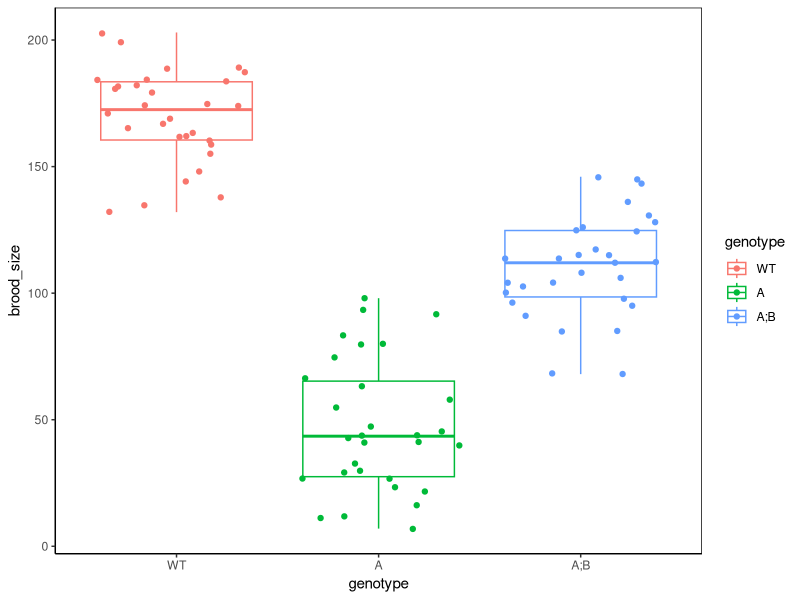
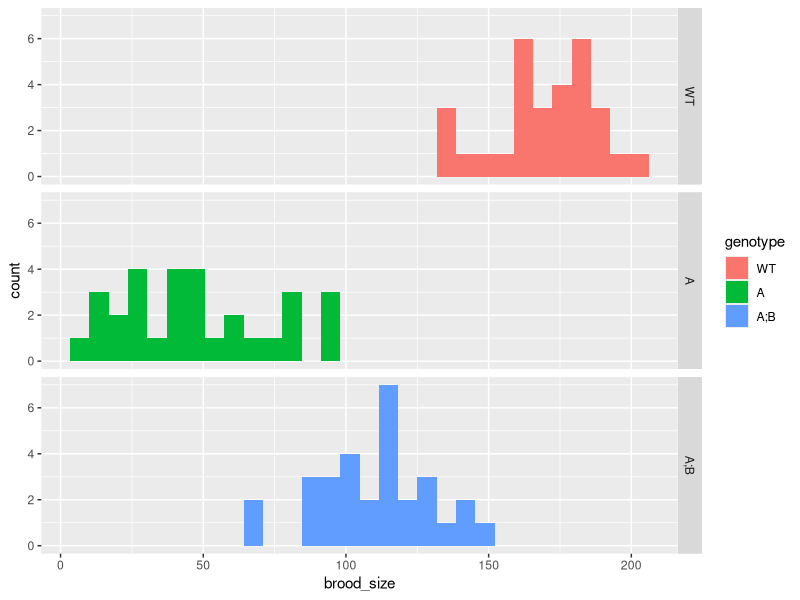
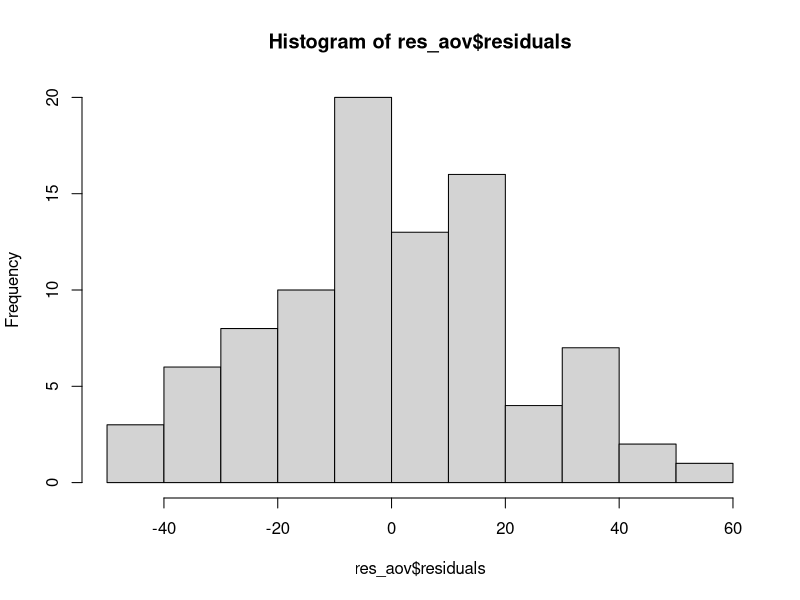
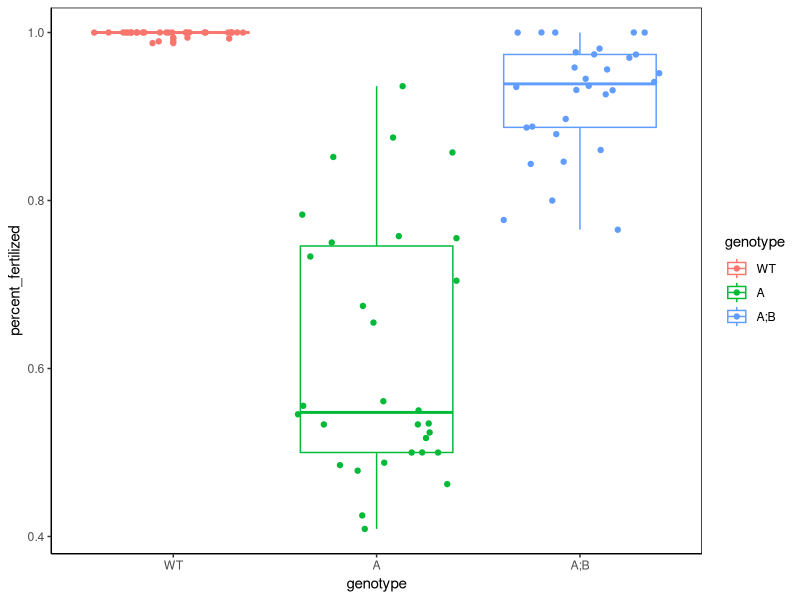
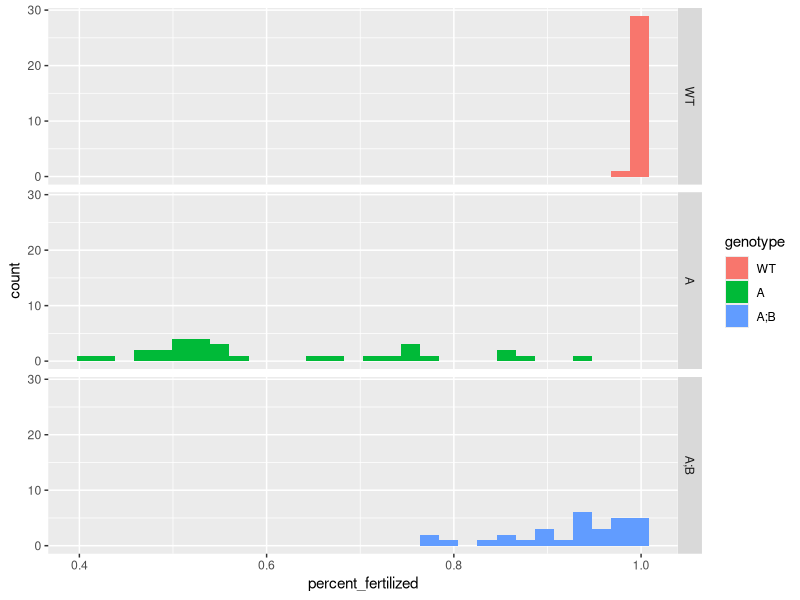

Write R code to recreate these figures, in order.
## ---- chunk 1
knitr::opts_chunk$set(echo = TRUE)
library(ggplot2)
library(dplyr)
## ---- chunk 2
anova_data <- read.csv("Ce_mel28_Emb_Ste.csv")
anova_data$genotype = factor(anova_data$genotype, levels=c("WT", "A", "A;B"))

# anova_data <- read.csv("Ce_mel28_Emb_Ste.csv", stringsAsFactors = TRUE)
# relevel(anova_data$genotype,"WT")

str(anova_data)
head(anova_data)
## ---- chunk 3
ggplot(anova_data, aes(x= genotype, y= brood_size, color= genotype)) +
  geom_boxplot() +
  geom_jitter() +
  theme_classic() +
  theme(panel.border=element_rect(colour="black",fill=NA))
## ---- chunk 4
ggplot(anova_data, aes(x = brood_size, fill = genotype)) +
  geom_histogram() +
  # theme_classic() +
  # theme(panel.border=element_rect(colour="black",fill=NA)) + 
  facet_grid(genotype ~ .)
## ---- chunk 5
anova_WT = anova_data[anova_data$genotype == "WT","brood_size"]
anova_A  = anova_data[anova_data$genotype == "A","brood_size"]
anova_AB = anova_data[anova_data$genotype == "A;B","brood_size"]

shapiro.test(anova_WT)
shapiro.test(anova_A)
shapiro.test(anova_AB)
## ---- chunk 6
var.test(anova_WT, anova_A)
var.test(anova_WT, anova_AB)
var.test(anova_A, anova_AB)

bartlett.test(brood_size ~ genotype, anova_data)
## ---- chunk 7
## Base R methods =========================================================== ##
# SS_error
anova_WT_sum <- sum((anova_WT - mean(anova_WT))^2)
anova_A_sum  <- sum((anova_A  - mean(anova_A))^2)
anova_AB_sum <- sum((anova_AB - mean(anova_AB))^2)

SS_error <- anova_WT_sum + anova_A_sum + anova_AB_sum

## SS_group
mean_all = mean(anova_data$brood_size) # total mean for all data points

SS_group <- length(anova_WT) * (mean(anova_WT) - mean_all)^2 +
  length(anova_A) * (mean(anova_A) - mean_all)^2 +
  length(anova_AB) * (mean(anova_AB) - mean_all)^2 

## dplyr methods ============================================================ ##

# SS_error: first get individual values, then sum across them
#   (could do this in one step, but a bit less confusing this way)
SSE = anova_data %>% 
  group_by(genotype) %>%
  summarize(ss = (brood_size - mean(brood_size))^2)

SSE = SSE %>%
  group_by(genotype) %>% summarize(sum = sum(ss)) %>% 
  select(sum) %>% sum

## SS_group
mean_all = mean(anova_data$brood_size) # total mean for all data points

SSG = anova_data %>% 
  group_by(genotype) %>% 
  summarize(ss = length(brood_size)*(mean(brood_size) - mean_all)^2) %>% 
  select(ss) %>% sum
## ---- chunk 8
## general method to get df for any number of groups from long data ========= ##
# degrees of freedom for SS_error (30*3 - 3 = 87)
df_error = anova_data %>% 
  group_by(genotype) %>% 
  summarize(df = (length(brood_size) - 1)) %>% 
  select(df) %>% 
  sum %>% 
  unlist
df_error

# degrees of freedom for SS_groups (3 - 1 = 2)
df_group = anova_data %>% 
  select(genotype) %>% 
  unique %>% nrow - 1
df_group

# F-statistic
MS_error <- SS_error/df_error # same as sum(per-group variance)
MS_error
MS_group <- SS_group/df_group
MS_group

Fstat <- MS_group/MS_error
Fstat

# p-value using CDF for F-statistic
pf(Fstat, df_group, df_error, lower.tail = F )
## ---- chunk 9
# anova for lm of brood_size ~ genotype
anova_lm = lm(anova_data$brood_size ~ anova_data$genotype)
anova(anova_lm)
anova(anova_lm)$"Pr(>F)"
## ---- chunk 10
summary(anova_lm)
## ---- chunk 11
# aov for brood_size ~ genotype
aov(anova_data$brood_size ~ anova_data$genotype)
## ---- chunk 12
# Tukey's honest significant difference test
TukeyHSD(aov(anova_data$brood_size ~ anova_data$genotype))
## ---- chunk 13
res_aov <- aov(brood_size ~ genotype, data = anova_data)
hist(res_aov$residuals)
shapiro.test(res_aov$residuals)
## ---- chunk 14
oneway.test(brood_size ~ genotype, data = anova_data, var.equal = FALSE)
oneway.test(brood_size ~ genotype, data = anova_data, var.equal = FALSE)$p.value
## ---- chunk 15
anova_data = anova_data %>% mutate(percent_fertilized = fertilized/brood_size)

ggplot(anova_data, aes(x= genotype, y= percent_fertilized, 
                       color= genotype)) +
  geom_boxplot() +
  geom_jitter() +
  theme_classic() +
  theme(panel.border=element_rect(colour="black",fill=NA))
## ---- chunk 16
anova_WT = anova_data[anova_data$genotype == "WT","percent_fertilized"]
anova_A  = anova_data[anova_data$genotype == "A","percent_fertilized"]
anova_AB = anova_data[anova_data$genotype == "A;B","percent_fertilized"]

shapiro.test(anova_WT)
shapiro.test(anova_A)
shapiro.test(anova_AB)

ggplot(anova_data, aes(x = percent_fertilized, fill = genotype)) +
  geom_histogram() +
  facet_grid(genotype ~ .)

## ---- chunk 17
kruskal.test(percent_fertilized ~ genotype, data = anova_data)
kruskal.test(percent_fertilized ~ genotype, data = anova_data)$p.value

pairwise.wilcox.test(anova_data$percent_fertilized, anova_data$genotype,
                     p.adjust.method = "BH")
## ---- chunk 18
# first, check the documentation
help(power.anova.test)

# compute the power
power.anova.test(groups=3, 
                 n=30, 
                 within.var=SS_error, 
                 between.var=SS_group, 
                 power=NULL,
                 sig.level=0.05)
## ---- chunk 19
# compute the required sample size
power.anova.test(groups=3, 
                 n=NULL,
                 within.var=SS_error, 
                 between.var=SS_group,
                 power=0.95,
                 sig.level=0.05)

# sample size needed = 3 (round up to the nearest integer)
## ---- chunk 20
power.anova.test(groups=3, 
                 n=NULL,
                 within.var=SS_error, 
                 between.var=SS_group/10,
                 power=0.95,
                 sig.level=0.05)

power.anova.test(groups=3, 
                 n=NULL,
                 within.var=SS_error*10, 
                 between.var=SS_group,
                 power=0.95,
                 sig.level=0.05)

# we would need ~16 animals per group (round up to nearest integer)
